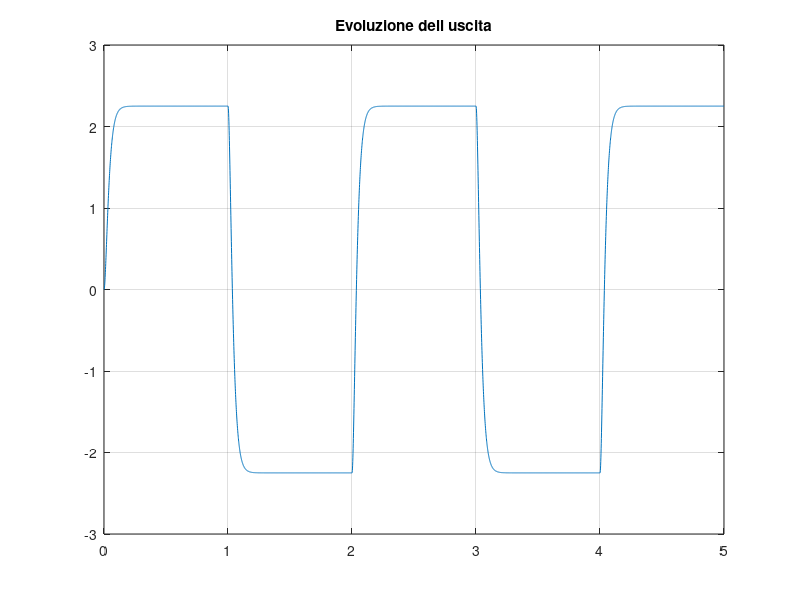
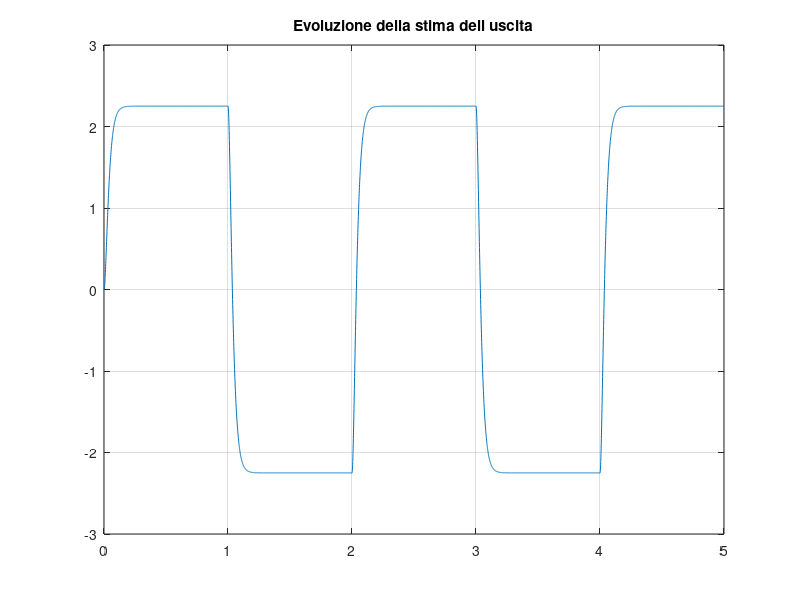
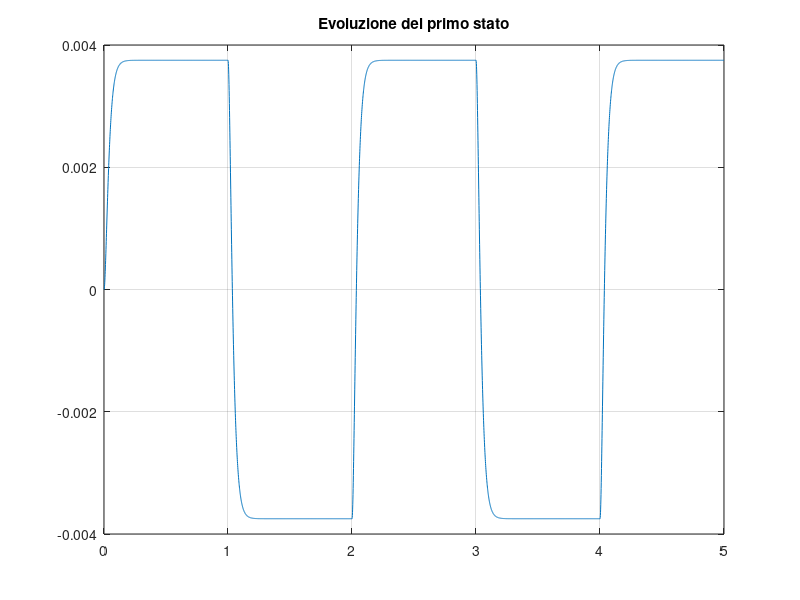
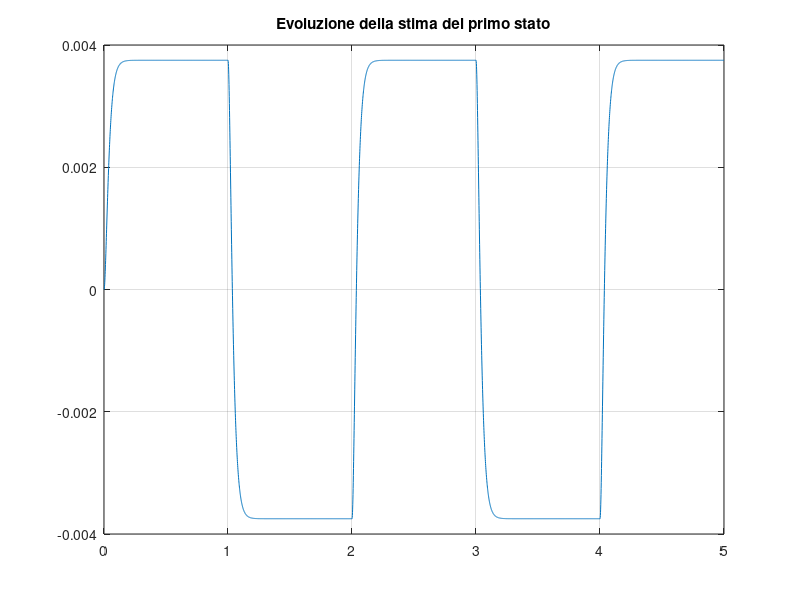

These figures' MATLAB source, in order:
A = [0, 1; -2400, -100];
B = [0; 9];
C = [600, 0];
D = 0;
n = 2;

O = obsv(A, C);
if rank(O) == n
    fprintf('Sistema Osservabile');
    L = acker(A', C', [-120, -180])';
    [V, Q] = eig(A-L*C);
    Q
else
    fprintf('Sistema non Osservabile');
    exit();
end

Atot = [A, zeros(size(A)); L*C, A-L*C];
Btot = [B; B];
Ctot = [C, zeros(size(C)); zeros(size(C)), C];
Dtot = [D; D];

t = 0:0.001:5;
u = sign(sin(2*pi*0.5*t));
es = menu('Scegli lo stato iniziale del sistema', '[0; 0]',...
    '[0.01; 0]', '[-0.01; 0]');
switch(es)
    case 1, X0 = [0; 0; 0; 0];
    case 2, X0 = [0.01; 0; 0; 0];
    case 3, X0 = [-0.01; 0; 0; 0];
end

System = ss(Atot, Btot, Ctot, Dtot);
[Y, T, X] = lsim(System, u, t, X0);
figure(1), plot(T, Y(:,1)), grid on, zoom on, title('Evoluzione dell uscita');
figure(2), plot(T, Y(:,2)), grid on, zoom on, title('Evoluzione della stima dell uscita');
figure(3), plot(T, X(:,1)), grid on, zoom on, title('Evoluzione del primo stato');
figure(4), plot(T, X(:,3)), grid on, zoom on, title('Evoluzione della stima del primo stato');
figure(5), plot(T, X(:,2)), grid on, zoom on, title('Evoluzione del secondo stato');
figure(6), plot(T, X(:,4)), grid on, zoom on, title('Evoluzione della stima del secondo stato');

